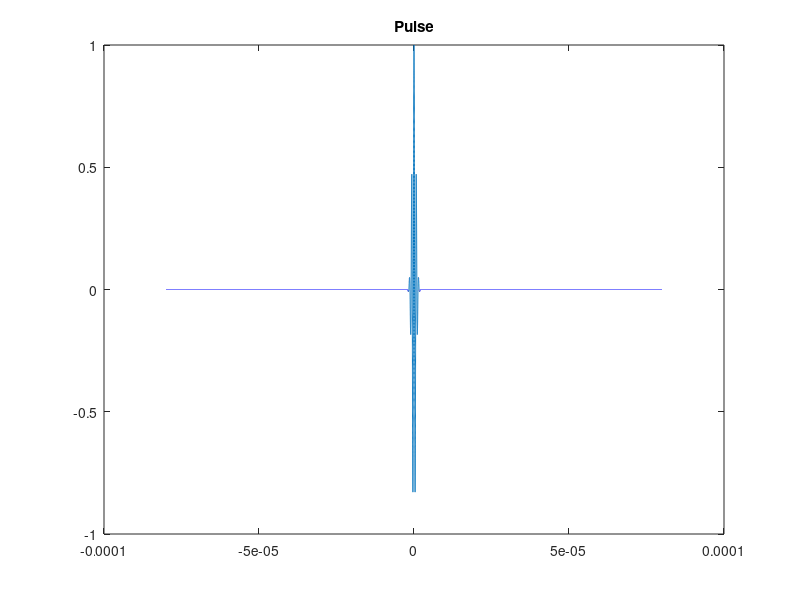
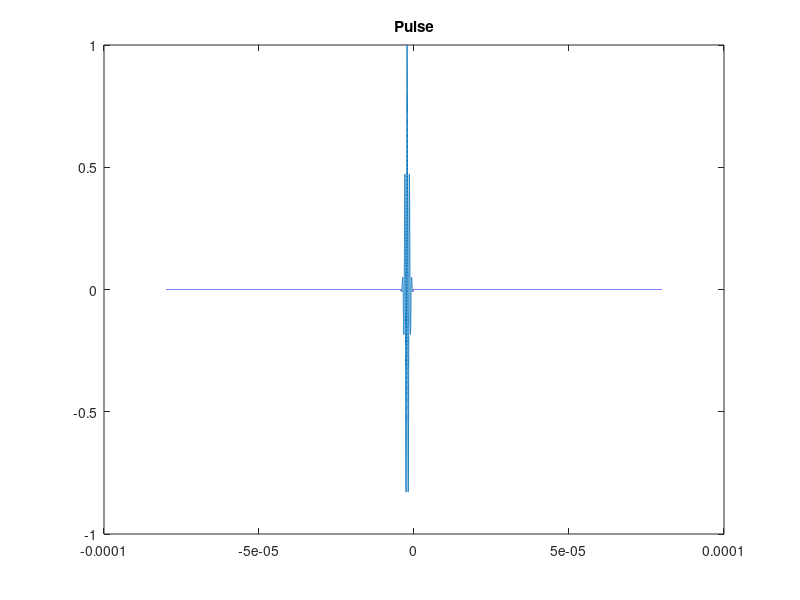

Here is the MATLAB script that generated these plots, in order:
clear all
clc
c=6320;
f=10E6;
fs=f*1000;
Ts=1/fs;
w=2*pi*f;
sigma=1;

%t=-10:(9.999995E-5):10;
%tr=-80E-6:Ts:80E-6;
%tr=-10E-6:Ts:10E-6;

t=-10:(1.25E-3):10;
tr=-80E-8:Ts:80E-8;

x=1:length(tr);

func=-0.5*(t/(sigma)).^2;
gauss=exp(func);
sincos = exp(j*w*tr);
%sincos2 = cos(w*tr)+j*sin(w*tr);

pulse(x)=gauss.*sincos;
%pulse2=gauspuls(tr,f,0.5);
realpulse=abs(pulse);

aa=zeros(1,100000);
ppulse=[aa pulse aa];
tt=-80E-6:7.407373114013361e-10:80E-6-7.407373114013361e-10;
passedTime=tt(end)-tt(1);
lenOfTime=length(tt);

% figure(1)
% plot(tr,sincos)
% title('Euler function')
% 
% figure(2)
% plot(tr,gauss)
% title('Gauss Distribution')

figure(3)
plot(tt,ppulse)
title('Pulse')

% figure(4)
% plot(tr,realpulse)
% title('Real Pulse')

d=0.0008;  %distances between each pro 
Array=zeros();
N=[-15*d/2:d:-5*d/2 5*d/2:d:15*d/2];
theta=-30:1:30;
R=0:0.001:0.03;

for n=1:length(N) 
    for teta=1:length(theta)
        for r=1:length(R)
            Array(r,teta,n)=sqrt((((R(r)).*sin(theta(teta)*pi/180)-N(n)*d)^2)+((R(r)).*cos(theta(teta)*pi/180))^2)/6320;
            
            SampleArr(r,teta,n)=round((lenOfTime/passedTime).*(Array(r,teta,n)));
        end 
    end
end

for n=1:length(N)
   SampleArr(1,1,n); 
end

    for i=1:length(ppulse)-SampleArr(15,1,1) 
        newpulse(i)=ppulse(i+SampleArr(15,1,1)); 
    end      
    rr=zeros(1,SampleArr(15,1,1));
    newpulse=[newpulse rr];
    
figure(4)
plot(tt,newpulse)
title('Pulse')